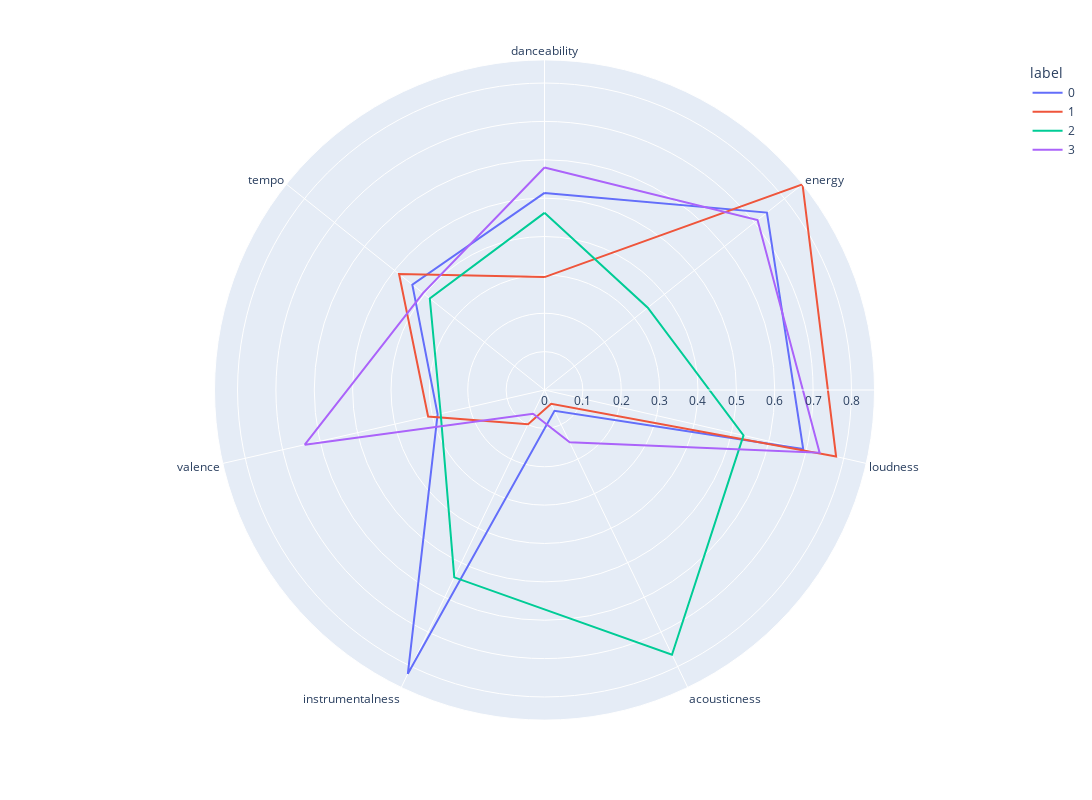

This figure's notebook cell:
### Code cell
clusters=pd.DataFrame(X,columns=kdf.drop(columns=["id", 'count'],axis=1).columns)
clusters['label']=kmeans.labels_
polar=clusters.groupby("label").mean().reset_index()
polar=pd.melt(polar,id_vars=["label"])
fig = px.line_polar(polar, r="value", theta="variable", color="label", line_close=True, height=800,width=1400)
fig.show()

### Figure 1 — Plotly figure (JSON) as saved in the notebook; plotly's stock layout.template omitted (floating-point values rounded to 4 significant figures)
{"data": [{"hovertemplate": "label=0<br>value=%{r}<br>variable=%{theta}<extra></extra>", "legendgroup": "0", "line": {"color": "#636efa", "dash": "solid"}, "mode": "lines", "name": "0", "r": [0.5137, 0.7415, 0.6916, 0.05998, 0.8209, 0.2857, 0.4406, 0.5137], "showlegend": true, "subplot": "polar", "theta": ["danceability", "energy", "loudness", "acousticness", "instrumentalness", "valence", "tempo", "danceability"], "type": "scatterpolar"}, {"hovertemplate": "label=1<br>value=%{r}<br>variable=%{theta}<extra></extra>", "legendgroup": "1", "line": {"color": "#EF553B", "dash": "solid"}, "mode": "lines", "name": "1", "r": [0.2942, 0.8601, 0.7795, 0.03986, 0.09876, 0.3112, 0.4848, 0.2942], "showlegend": true, "subplot": "polar", "theta": ["danceability", "energy", "loudness", "acousticness", "instrumentalness", "valence", "tempo", "danceability"], "type": "scatterpolar"}, {"hovertemplate": "label=2<br>value=%{r}<br>variable=%{theta}<extra></extra>", "legendgroup": "2", "line": {"color": "#00cc96", "dash": "solid"}, "mode": "lines", "name": "2", "r": [0.4617, 0.3443, 0.532, 0.7657, 0.5419, 0.2776, 0.3824, 0.4617], "showlegend": true, "subplot": "polar", "theta": ["danceability", "energy", "loudness", "acousticness", "instrumentalness", "valence", "tempo", "danceability"], "type": "scatterpolar"}, {"hovertemplate": "label=3<br>value=%{r}<br>variable=%{theta}<extra></extra>", "legendgroup": "3", "line": {"color": "#ab63fa", "dash": "solid"}, "mode": "lines", "name": "3", "r": [0.5799, 0.7102, 0.7354, 0.1514, 0.06872, 0.6409, 0.405, 0.5799], "showlegend": true, "subplot": "polar", "theta": ["danceability", "energy", "loudness", "acousticness", "instrumentalness", "valence", "tempo", "danceability"], "type": "scatterpolar"}], "layout": {"height": 800, "legend": {"title": {"text": "label"}, "tracegroupgap": 0}, "margin": {"t": 60}, "polar": {"angularaxis": {"direction": "clockwise", "rotation": 90}, "domain": {"x": [0, 1], "y": [0, 1]}}, "width": 1400}}
